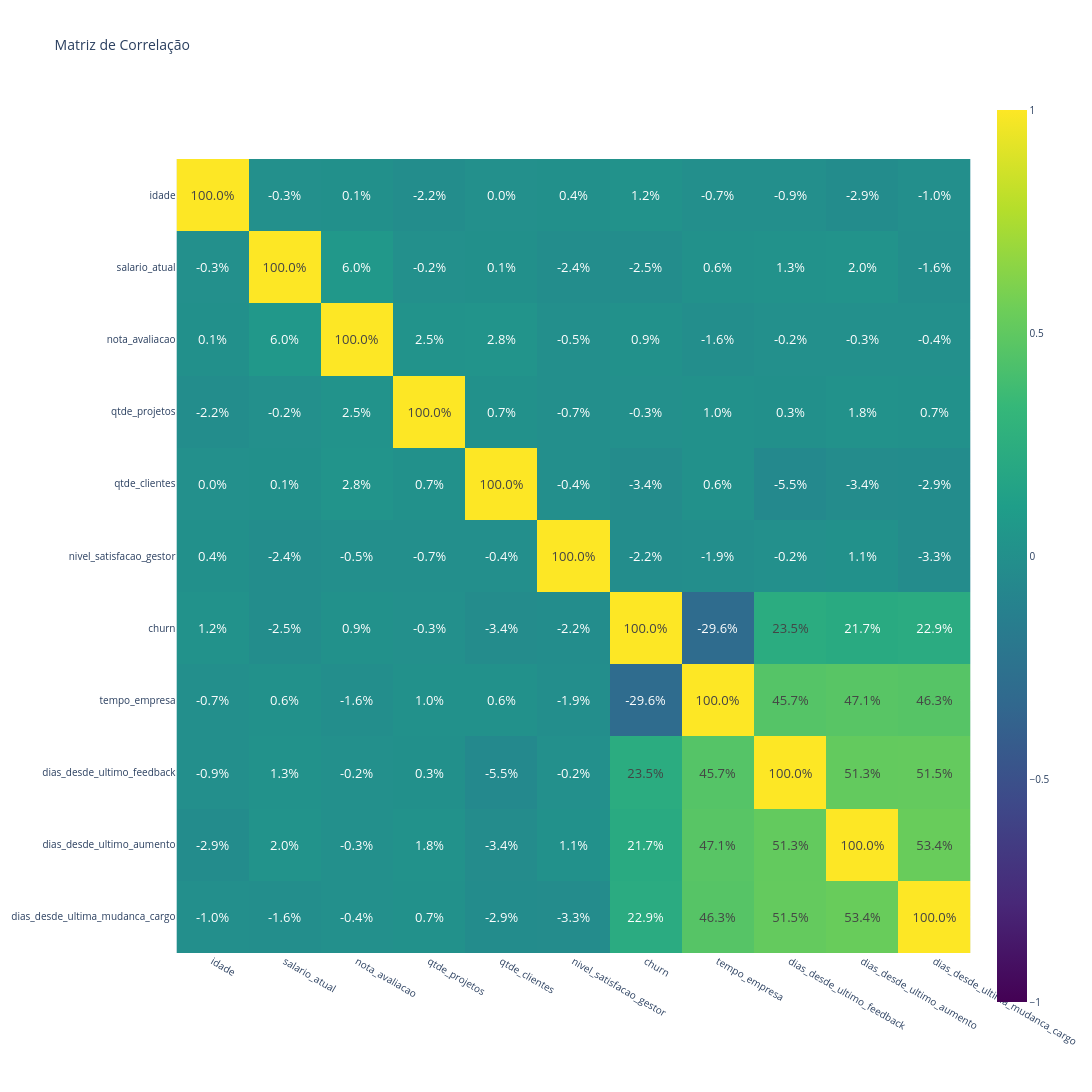

Write notebook code for a chart like this one.
### Code cell
# Matriz de Correlação
colunas_numericas = df_employees.select_dtypes(include=['int64', 'float64']).columns
corr_matrix = df_employees[colunas_numericas].corr()

fig = px.imshow(corr_matrix,
                title='Matriz de Correlação',
                color_continuous_scale='Viridis',
                zmin=-1,
                zmax=1)

fig.update_traces(text=corr_matrix, texttemplate='%{text:.1%}', textfont={'size': 13})
fig.update_layout(
    width=1500,
    height=1100,
    title_font=dict(size=14),
    font=dict(size=10)
)

fig.show()
